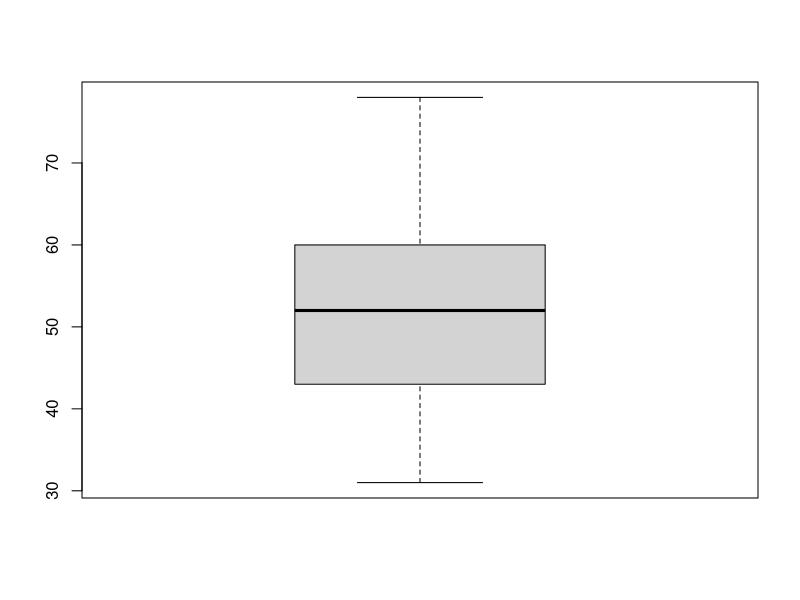
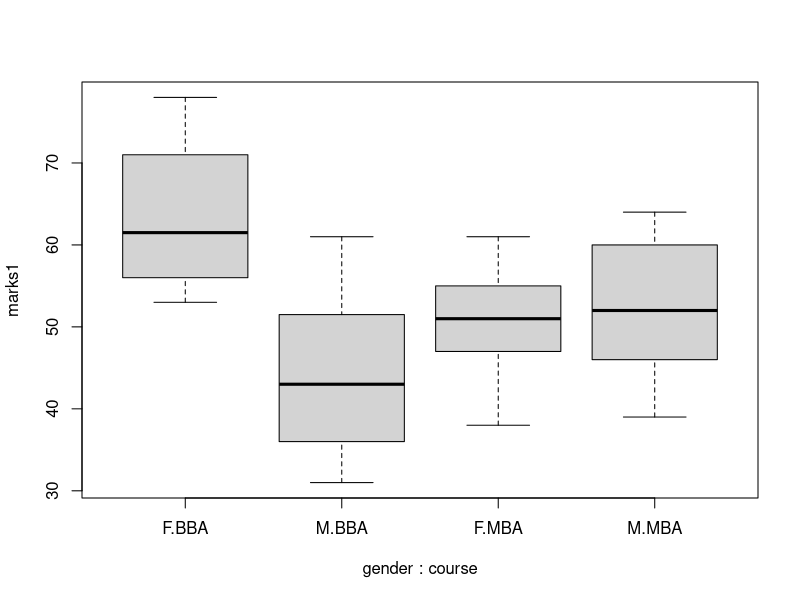

Here is the R script that generated these plots, in order: (Note: this script raises an error after producing the figures.)
#dataframe----
(rollno = 1:30)
(sname = paste('student',1:30,sep =''))
(gender= sample(c('M','F'), size=30, replace=T, prob=c(.7,.3)))
(marks1= floor(rnorm(30, mean=50, sd=10)))
(marks2=ceiling(rnorm(30,40,5)))
(course= sample(c("MBA", "BBA"), size=30, replace=T, prob=c(.7,.3)))

df1=data.frame(rollno, sname, gender, marks1, marks2, course, stringsAsFactors = F)
str(df1)
head(df1)
tail(df1)
class(df1)
nrow(df1)
dim(df1)
summary(df1)
df1$gender = factor(df1$gender)
df1$course= factor(df1$course)
str(df1)
summary(df1)
boxplot(marks1)
boxplot(marks1 ~ gender + course, data=df1)
df1
df1$gender
head(df1[ ,c(2,4)])
tail(df1[ ,c(2,4)])
df1[marks1>50 & gender=='F',c(1,2)]
df1[marks1>50 | gender=='F', ]

names(df1)
dim(df1)
aggregate(df1$marks1, by=list(df1$gender), FUN=sum)
aggreagte(marks1 ~ gender, data=df1, FUN=max)


(grades= sample(c('A','B','C','D'), size= 30, replace= T, prob=c(.3,.2,.4,.1)))
summary(grades)
table(grades)
gradesFactor= factor(grades)
